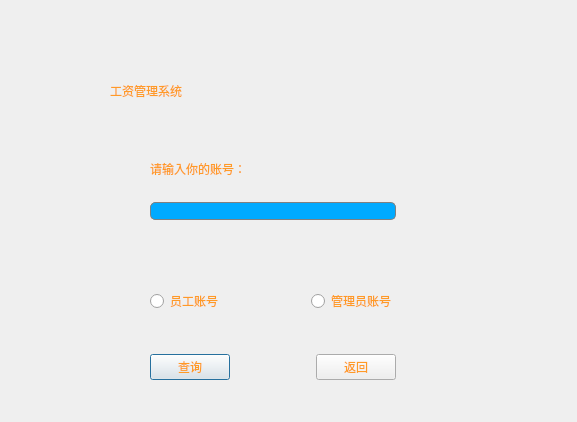
<?xml version="1.0" encoding="UTF-8"?>
<ui version="4.0">
 <class>FindPassword</class>
 <widget class="QDialog" name="FindPassword">
  <property name="geometry">
   <rect>
    <x>0</x>
    <y>0</y>
    <width>577</width>
    <height>422</height>
   </rect>
  </property>
  <property name="minimumSize">
   <size>
    <width>400</width>
    <height>300</height>
   </size>
  </property>
  <property name="maximumSize">
   <size>
    <width>577</width>
    <height>422</height>
   </size>
  </property>
  <property name="windowTitle">
   <string>Dialog</string>
  </property>
  <property name="styleSheet">
   <string notr="true">color: rgb(255, 154, 38);
background-image: url(:/resource/photo/Resource/2.jpg);</string>
  </property>
  <widget class="QLabel" name="label">
   <property name="geometry">
    <rect>
     <x>110</x>
     <y>70</y>
     <width>361</width>
     <height>41</height>
    </rect>
   </property>
   <property name="styleSheet">
    <string notr="true">font: 35pt &quot;新宋体&quot;;
</string>
   </property>
   <property name="text">
    <string>工资管理系统</string>
   </property>
  </widget>
  <widget class="QWidget" name="layoutWidget">
   <property name="geometry">
    <rect>
     <x>150</x>
     <y>160</y>
     <width>246</width>
     <height>220</height>
    </rect>
   </property>
   <layout class="QVBoxLayout" name="verticalLayout_2">
    <item>
     <layout class="QVBoxLayout" name="verticalLayout">
      <item>
       <widget class="QLabel" name="label_2">
        <property name="styleSheet">
         <string notr="true">font: 12pt &quot;仿宋&quot;;</string>
        </property>
        <property name="text">
         <string>请输入你的账号：</string>
        </property>
       </widget>
      </item>
      <item>
       <spacer name="verticalSpacer_3">
        <property name="orientation">
         <enum>Qt::Vertical</enum>
        </property>
        <property name="sizeHint" stdset="0">
         <size>
          <width>20</width>
          <height>18</height>
         </size>
        </property>
       </spacer>
      </item>
      <item>
       <widget class="QLineEdit" name="lineEdit">
        <property name="styleSheet">
         <string notr="true">border: 1px solid gray;border-radius:5px; 
padding: 0px 10px 0px 10px;
font: 12pt &quot;仿宋&quot;;
background:rgb(0, 170, 255);
selection-background-color: darkgray;
</string>
        </property>
       </widget>
      </item>
      <item>
       <spacer name="verticalSpacer">
        <property name="orientation">
         <enum>Qt::Vertical</enum>
        </property>
        <property name="sizeHint" stdset="0">
         <size>
          <width>20</width>
          <height>28</height>
         </size>
        </property>
       </spacer>
      </item>
     </layout>
    </item>
    <item>
     <spacer name="verticalSpacer_4">
      <property name="orientation">
       <enum>Qt::Vertical</enum>
      </property>
      <property name="sizeHint" stdset="0">
       <size>
        <width>20</width>
        <height>18</height>
       </size>
      </property>
     </spacer>
    </item>
    <item>
     <layout class="QHBoxLayout" name="horizontalLayout">
      <item>
       <widget class="QRadioButton" name="radioButton_worker">
        <property name="styleSheet">
         <string notr="true">font: 12pt &quot;仿宋&quot;;</string>
        </property>
        <property name="text">
         <string>员工账号</string>
        </property>
       </widget>
      </item>
      <item>
       <spacer name="horizontalSpacer">
        <property name="orientation">
         <enum>Qt::Horizontal</enum>
        </property>
        <property name="sizeHint" stdset="0">
         <size>
          <width>40</width>
          <height>20</height>
         </size>
        </property>
       </spacer>
      </item>
      <item>
       <widget class="QRadioButton" name="radioButton_manager">
        <property name="styleSheet">
         <string notr="true">font: 12pt &quot;仿宋&quot;;</string>
        </property>
        <property name="text">
         <string>管理员账号</string>
        </property>
       </widget>
      </item>
     </layout>
    </item>
    <item>
     <spacer name="verticalSpacer_2">
      <property name="orientation">
       <enum>Qt::Vertical</enum>
      </property>
      <property name="sizeHint" stdset="0">
       <size>
        <width>20</width>
        <height>28</height>
       </size>
      </property>
     </spacer>
    </item>
    <item>
     <layout class="QHBoxLayout" name="horizontalLayout_2">
      <item>
       <widget class="QPushButton" name="pushButton_find">
        <property name="styleSheet">
         <string notr="true">font: 12pt &quot;仿宋&quot;;</string>
        </property>
        <property name="text">
         <string>查询</string>
        </property>
       </widget>
      </item>
      <item>
       <spacer name="horizontalSpacer_2">
        <property name="orientation">
         <enum>Qt::Horizontal</enum>
        </property>
        <property name="sizeHint" stdset="0">
         <size>
          <width>40</width>
          <height>20</height>
         </size>
        </property>
       </spacer>
      </item>
      <item>
       <widget class="QPushButton" name="pushButton_back">
        <property name="styleSheet">
         <string notr="true">font: 12pt &quot;仿宋&quot;;</string>
        </property>
        <property name="text">
         <string>返回</string>
        </property>
       </widget>
      </item>
     </layout>
    </item>
   </layout>
  </widget>
 </widget>
 <resources/>
 <connections>
  <connection>
   <sender>pushButton_back</sender>
   <signal>clicked()</signal>
   <receiver>lineEdit</receiver>
   <slot>clear()</slot>
   <hints>
    <hint type="sourcelabel">
     <x>273</x>
     <y>181</y>
    </hint>
    <hint type="destinationlabel">
     <x>267</x>
     <y>132</y>
    </hint>
   </hints>
  </connection>
 </connections>
</ui>
